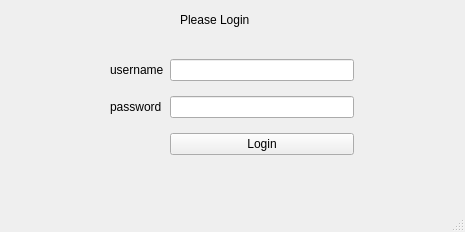
<?xml version="1.0" encoding="UTF-8"?>
<ui version="4.0">
 <class>MainWindow</class>
 <widget class="QMainWindow" name="MainWindow">
  <property name="geometry">
   <rect>
    <x>0</x>
    <y>0</y>
    <width>465</width>
    <height>232</height>
   </rect>
  </property>
  <property name="windowTitle">
   <string>MainWindow</string>
  </property>
  <widget class="QWidget" name="centralwidget">
   <widget class="QLabel" name="label_3">
    <property name="geometry">
     <rect>
      <x>180</x>
      <y>10</y>
      <width>181</width>
      <height>19</height>
     </rect>
    </property>
    <property name="text">
     <string>Please Login</string>
    </property>
   </widget>
   <widget class="QWidget" name="">
    <property name="geometry">
     <rect>
      <x>110</x>
      <y>50</y>
      <width>244</width>
      <height>116</height>
     </rect>
    </property>
    <layout class="QGridLayout" name="gridLayout">
     <item row="1" column="1">
      <widget class="QLineEdit" name="password"/>
     </item>
     <item row="2" column="1">
      <widget class="QPushButton" name="login">
       <property name="text">
        <string>Login</string>
       </property>
      </widget>
     </item>
     <item row="0" column="0">
      <widget class="QLabel" name="label">
       <property name="text">
        <string>username</string>
       </property>
      </widget>
     </item>
     <item row="1" column="0">
      <widget class="QLabel" name="label_2">
       <property name="text">
        <string>password</string>
       </property>
      </widget>
     </item>
     <item row="0" column="1">
      <widget class="QLineEdit" name="username"/>
     </item>
    </layout>
   </widget>
  </widget>
  <widget class="QMenuBar" name="menubar">
   <property name="geometry">
    <rect>
     <x>0</x>
     <y>0</y>
     <width>465</width>
     <height>21</height>
    </rect>
   </property>
  </widget>
  <widget class="QStatusBar" name="statusbar"/>
 </widget>
 <resources/>
 <connections/>
</ui>
